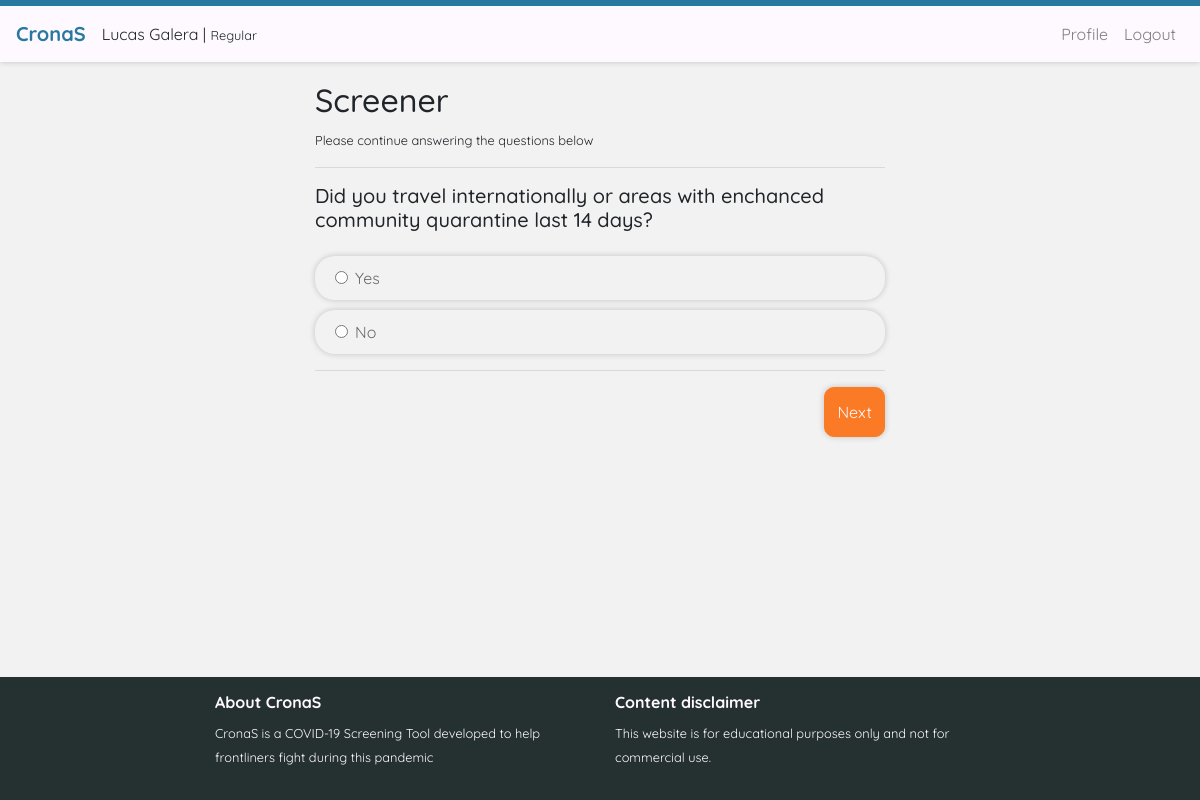
/views/screener.php (signed in), run on the app's committed database.
### tables this page shows
CREATE TABLE `questions` (
  `id` int(11) NOT NULL,
  `sequence` int(11) NOT NULL,
  `question` text NOT NULL,
  `set_id` int(11) NOT NULL
);

CREATE TABLE `choices` (
  `id` int(11) NOT NULL,
  `choice` varchar(255) NOT NULL,
  `next_sequence` int(11) NOT NULL,
  `last_question` tinyint(1) NOT NULL,
  `status_id` int(11) NOT NULL,
  `question_id` int(11) NOT NULL
);

### controllers/getquestion.php (the view, shortened to what this page needs)
<?php
require("connection.php");
	$last_question = null;
	$session_id = session_id();
	$answer_saved = false;
	if(isset($_POST['chosenID'])){
		$chosenID = $_POST['chosenID'];
		$_SESSION['currentChosenID'] = $chosenID;
		$chosen_query = "SELECT * FROM choices where id = $chosenID";
		$chosen_result = mysqli_query($conn, $chosen_query);
		$chosen_info = mysqli_fetch_assoc($chosen_result);
		$last_question = $chosen_info['last_question'];
		$status_id = $chosen_info['status_id'];
		$next_question = $chosen_info['next_sequence'];
		$prev_question = $chosen_info['question_id'];
		$status_query = "SELECT * FROM status where id = $status_id";
		$status_result = mysqli_query($conn, $status_query);
		$status_info = mysqli_fetch_assoc($status_result);
		$status = $status_info["value"];
		$statusTerm = $status_info["term"];
		$statusDefinition = $status_info["definition"];
		$statusRecom = $status_info["recommendation"];
		$statusID = $status_info["id"];
		if (isset($_SESSION['user']) && $answer_saved == false) {
			$insert_query = "INSERT INTO answers(session_id, question_id, choice_id) VALUES ('$session_id', $prev_question, $chosenID);";
			$answer_result =mysqli_query($conn, $insert_query);
			if($answer_result){
			}
			else{
				echo "Something's wrong";
				echo mysqli_error($conn);
			}
		}
		else{
		}
	}
	else{
		$next_question = 1;
		$last_question = false;
	}
	if ($last_question == false) {
		$question_query = "SELECT * FROM questions where id = $next_question";
		$question_result = mysqli_query($conn, $question_query);
		$question_info = mysqli_fetch_assoc($question_result);
		$currentQuestion = $question_info['id'];
		$choices_query = "SELECT * FROM choices where question_id = $currentQuestion";
		$choices_array = mysqli_query($conn, $choices_query);
		$x = 0;
	}else{
	}
?>
	<?php if ($last_question == false): ?>
		<h5 id="question" class="mb-4"><?php echo $question_info['question'] ?></h5>
		<?php foreach ($choices_array as $choice): ?>
			<div id="options" class="form-check">
				<label for="<?php echo "radio".$x; ?>" class="form-check-label">
					<input type="radio" class="form-check-input" id="<?php echo "radio".$x; ?>" name="choices" value="<?php echo $choice['id'] ?>">
					<?php echo $choice['choice'] ?>
				</label>
			</div>
			<?php ++$x ?>
		<?php endforeach ?>
	<?php endif ?>

### assets/css/style.css (style rules this page uses)
* { margin:0; padding: 0; box-sizing: border-box; font-family: 'Quicksand', sans-serif; }
html, body { height: 100%; }
.form-check { background-color: #f2f2f2; margin-bottom: 10px; padding: 10px; text-align: left; box-shadow: 0px 0px 6px 0px hsla(0, 0%, 0%, 0.2); border-radius: 20px; color: #696969; }
.form-check-label { cursor: pointer; margin-left: 30px; display: block; }

### data on the page
questions: question "Did you travel internationally or areas with enchanced community quarantine last 14 days?"
choices: choice "Yes"
choices: choice "No"

### other printed values
$name "Lucas Galera"
